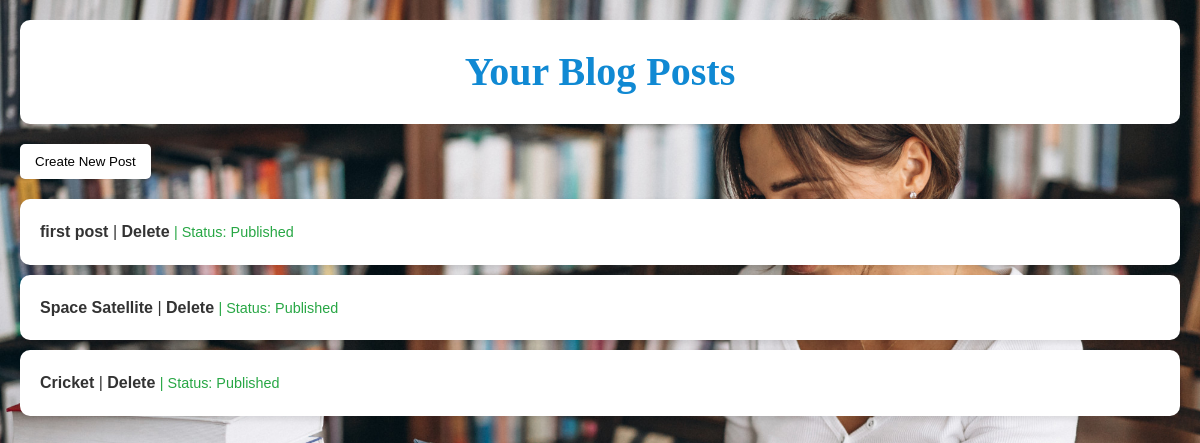
The app's page /views/dashboard.php (signed in) with its own data.
### tables this page shows
CREATE TABLE `posts` (
  `id` int(11) NOT NULL,
  `user_id` int(11) NOT NULL,
  `title` varchar(255) NOT NULL,
  `content` text NOT NULL,
  `tags` varchar(255) DEFAULT NULL,
  `status` enum('draft','published') DEFAULT 'draft',
  `created_at` timestamp NOT NULL DEFAULT current_timestamp()
);

### views/dashboard.php (the view, shortened to what this page needs)
<?php
include('../config/db.php');
$user_id = $_SESSION['user_id'];
$stmt = $pdo->prepare("SELECT * FROM posts WHERE user_id = ?");
$stmt->execute([$user_id]);
$posts = $stmt->fetchAll();
?>
<!DOCTYPE html>
<html>
<head>
<link rel="stylesheet" type="text/css" href="../css/style.css">
</head>
<body>
    <h1 class="dashboard-header">Your Blog Posts</h1>
    <button class="button" onclick="window.location.href='create_post.php?new_post=true'">Create New Post</button>    <ul>
        <?php foreach ($posts as $post): ?>
            <li>
                <a href="edit_post.php?id=<?= $post['id'] ?>"><?= $post['title'] ?></a> |
                <a href="delete_post.php?id=<?= $post['id'] ?>" onclick="return confirm('Are you sure?')">Delete</a>
                <span class="status <?= $post['status'] === 'published' ? 'published' : 'draft' ?>">
                    | Status: <?= ucfirst($post['status']) ?>
                </span>
            </li>
        <?php endforeach; ?>
    </ul>
</body>
</html>

### css/style.css (style rules this page uses)
* { margin: 0; padding: 0; box-sizing: border-box; }
body { font-family: 'Arial', sans-serif; background-color: #f4f4f4; color: #333; line-height: 1.6; margin: 20px; background-image: url("2.jpg"); background-size: 100%; background-attachment: fixed; }
.button { margin: 20px 0px 10px; justify-content: center; align-items: center; padding: 10px 15px; gap: 15px; background-color: #fff; outline-offset: -3px; border-radius: 5px; border: none; cursor: pointer; transition: 400ms; }
ul { list-style: none; padding: 0; }
li { background-color: white; margin: 10px 0; padding: 20px; border-radius: 10px; box-shadow: 0 3px 6px rgba(0, 0, 0, 0.1); }
li a { font-weight: bold; color: #333; text-decoration: none; }
.status { font-size: 0.9em; color: #999; }
.status.published { color: #28a745; }
.dashboard-header { background-color: white; color: rgb(16, 137, 211);; padding: 20px; text-align: center; border-radius: 10px; font-family: 'Times New Roman', Times, serif; font-size: 40px; }

### records on screen
posts: title "first post", status "Published"
posts: title "Space Satellite", status "Published"
posts: title "Cricket", status "Published"
